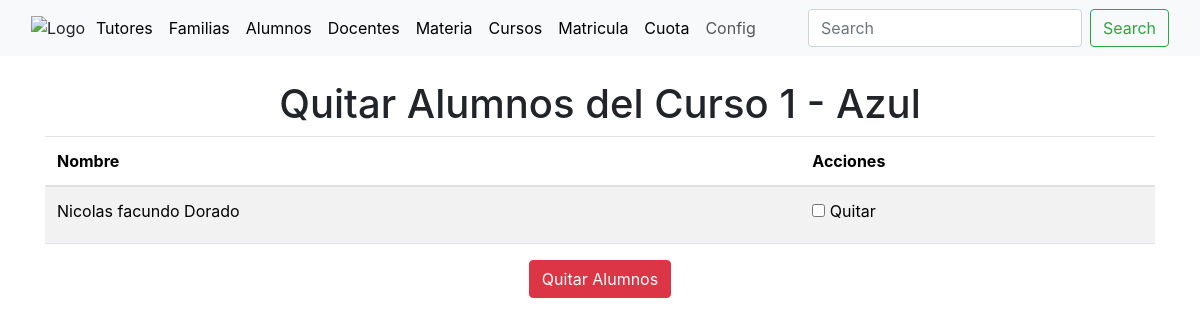
The page /quitar_alumno_curso/9/ (signed in) on the database as committed earlier.
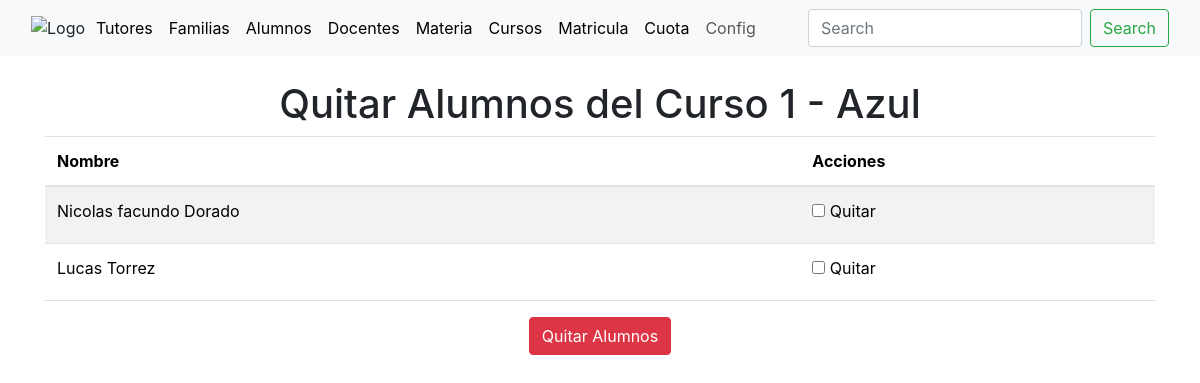
The same page on the database as committed later.
### academico/models.py (models this page shows, shortened)
class Alumnos(models.Model):
    Familia = models.ForeignKey(Familia, on_delete=models.CASCADE)
    curso = models.ForeignKey(Cursos, on_delete=models.CASCADE, null=True, blank=True)
    Baja_Alumno = models.BooleanField()
    Casa = models.ForeignKey(Casas, on_delete=models.CASCADE)
    Colegio = models.ForeignKey(Colegios, on_delete=models.CASCADE)
    Lugar_Nacimiento = models.ForeignKey(Lugar_Nacimiento, on_delete=models.CASCADE)
    Nacionalidad = models.ForeignKey(Nacionalidad, on_delete=models.CASCADE)
    Localidad = models.ForeignKey(Localidad, on_delete=models.CASCADE)
    Apellidos = models.CharField(max_length=255)
    Nombres = models.CharField(max_length=255)
    DNI = models.CharField(max_length=255)
    Edad = models.IntegerField()
    Fecha_Nacimiento = models.DateField()
    Domicilio = models.CharField(max_length=255)
    Email_Institucional = models.EmailField()
    Email_Personal = models.EmailField()
    Escuela_Procedencia = models.CharField(max_length=255)
    Enfermedades = models.CharField(max_length=255)
    Toma_Medicamentos = models.CharField(max_length=255)
    Telefono_Urgencia = models.CharField(max_length=255)
    generos = [('V', 'Varón'),('M', 'Mujer'),]
    Sexo = models.CharField(max_length=1, choices=generos)
    class Meta:
        db_table = 'Alumnos'
        verbose_name = 'Alumno'
        verbose_name_plural = 'Alumnos'

### academico/views.py (the view, shortened to what this page needs)
# urls.py: path('quitar_alumno_curso/<int:curso_id>/', views.quitar_alumno_curso, name='quitar_alumno_curso'),
@login_required
def quitar_alumno_curso(request, curso_id):
    curso = Cursos.objects.get(pk=curso_id)
    alumnos_curso = Alumnos.objects.filter(curso=curso)
    return render(request, 'quitar_alumno_curso.html', {
        'curso': curso,
        'alumnos_curso': alumnos_curso,
    })

### academico/models.py (called while the page is built)
    def __str__(self):
        return '%s '%(self.Division)

### academico/templates/quitar_alumno_curso.html (shortened to what this page needs)
{% extends 'base.html' %}
{% block content %}
<main>
  <div class="container mt-4">
    <h1 class="text-center">Quitar Alumnos del Curso {{ curso.años }} - {{ curso.Division }}</h1>
    <form method="post">
      <table class="table table-striped table-hover">
        <thead>
          <tr>
            <th>Nombre</th>
            <th>Acciones</th>
          </tr>
        </thead>
        <tbody>
          {% for alumno in alumnos_curso %}
          <tr>
            <td>{{ alumno.Nombres }} {{ alumno.Apellidos }}</td>
            <td>
              <input type="checkbox" name="alumnos_ids" value="{{ alumno.pk }}">
              <label for="alumno{{ alumno.pk }}">Quitar</label>
            </td>
          </tr>
          {% endfor %}
        </tbody>
      </table>
      <div class="text-center">
        <button type="submit" class="btn btn-danger">Quitar Alumnos</button>
      </div>
    </form>
  </div>
</main>
{% endblock %}

Rows that differ between the two databases and show on the page:
added Alumnos: Nombres "Lucas", Apellidos "Torrez"
